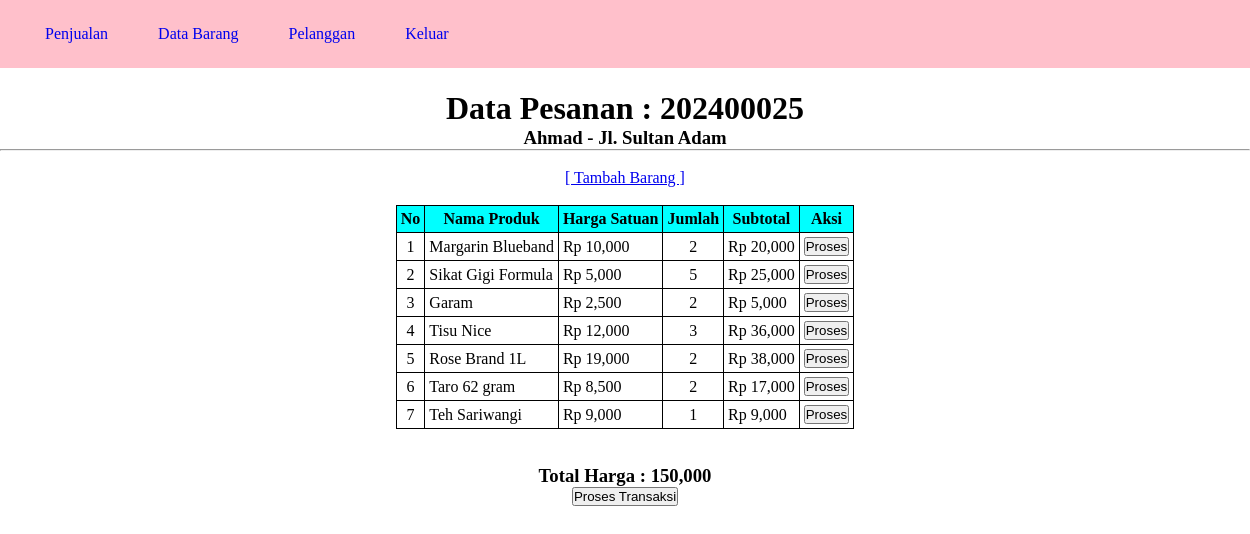
The page /keranjang.php?idPenjualan=202400025 (signed in) on the database its author committed.
### tables this page shows
CREATE TABLE `penjualan` (
  `PenjualanID` int(11) NOT NULL,
  `TanggalPenjualan` timestamp NOT NULL DEFAULT current_timestamp(),
  `TotalHarga` decimal(10,2) NOT NULL,
  `PelangganID` int(11) NOT NULL
);

CREATE TABLE `pelanggan` (
  `PelangganID` int(11) NOT NULL,
  `NamaPelanggan` varchar(30) NOT NULL,
  `Alamat` text NOT NULL,
  `NomorTelepon` varchar(15) NOT NULL
);

CREATE TABLE `detailpenjualan` (
  `DetailID` int(11) NOT NULL,
  `PenjualanID` int(11) NOT NULL,
  `ProdukID` int(11) NOT NULL,
  `JumlahProduk` int(11) NOT NULL,
  `Subtotal` decimal(10,2) NOT NULL
);

CREATE TABLE `produk` (
  `ProdukID` int(11) NOT NULL,
  `NamaProduk` varchar(50) NOT NULL,
  `Harga` decimal(10,2) NOT NULL,
  `Stok` int(11) NOT NULL
);

### keranjang.php (the view, shortened to what this page needs)
<?php
include "function.php";
 if(isset($_GET['idPenjualan'])){
        $idPenjualan=$_GET['idPenjualan'];
        $pelanggan="select*from pelanggan inner join penjualan on
        pelanggan.PelangganID=penjualan.PelangganID and
        PenjualanID='$idPenjualan'";
        $tampil=mysqli_query($koneksi,$pelanggan);
        $data=mysqli_fetch_array($tampil);
        $np=$data['NamaPelanggan'];
        $alamat=$data['Alamat'];
    }
    else{
        header('location:index.php');
    }
?>
<!DOCTYPE html>
<html>
<head>
	<link rel="stylesheet" type="text/css" href="style.css">
</head>
<body>
<nav>
     <ul>
     	<li><a href="index.php">Penjualan</a></li>
        <li><a href="inputbarang.php">Data Barang</a></li>
        <li><a href="pelanggan.php">Pelanggan</a></li>
        <li><a href="logout.php">Keluar</a></li>
     </ul>
</nav>
<br>
<center>
<h1>Data Pesanan  : <?=$idPenjualan;?></h1>
<h3><?=$np;?> - <?=$alamat;?></h3>
</center>
<hr>
<br>
<center>
<a href="tambahkeranjang.php?idPenjualan=<?=$idPenjualan;?>">[ Tambah Barang ]</a>
<br><br>
<table border="1" align="center">
    <tr>
        <th>No</th>
        <th>Nama Produk</th>
        <th>Harga Satuan</th>
        <th>Jumlah</th>
        <th>Subtotal</th>
        <th>Aksi</th>
    </tr>
    <?php
        $i=1;
        $total=0;
        $tampil="select*from detailpenjualan inner join produk inner join
        penjualan on detailpenjualan.ProdukID=produk.ProdukID and
        detailpenjualan.PenjualanID=penjualan.PenjualanID and
        detailpenjualan.PenjualanID='$idPenjualan'";
        $hasil=mysqli_query($koneksi,$tampil);
        while ($data=mysqli_fetch_array($hasil))
        {
            $nmp=$data['NamaProduk'];
            $harga=$data['Harga'];
            $jumlah=$data['JumlahProduk'];
            $sub=$data['Subtotal'];
            $subtotal=$harga*$jumlah;
            $total+=$subtotal;
        ?>
        <tr>
        <td align="center"><?=$i++;?></td>
        <td><?=$nmp;?></td>
        <td>Rp <?=number_format($harga);?></td>
        <td align="center"><?=$jumlah;?></td>
        <td>Rp <?=number_format($sub);?></td>
        <td>
            <form method="post">
            <button name="hitung">Proses</button>
	   </tr>
	<?php
	}
	?>
</table>
<br><br>
<h3>Total Harga  : <?=number_format($total);?></h3>
<button type="submit" name="transaksi">Proses Transaksi</button>
</center>
</body>
</html>

### style.css (style rules this page uses)
* { margin: 0; padding: 0; }
body { background: white; font-family: Calibri; }
ul { list-style: none; background:pink; padding: 0 20px; display: inline-table; width: 100%; font-family: Berlin Sans FB; }
ul li { float: left; }
ul li a { display: block; padding: 25px; text-decoration: none; }
th { border:1px solid black; border-collapse: collapse; padding: 4px; background-color: cyan; }
table, td { border:1px solid black; border-collapse: collapse; padding: 4px; }

### rows shown on the page
penjualan: PelangganID.NamaPelanggan "Ahmad", PelangganID.Alamat "Jl. Sultan Adam"
detailpenjualan: ProdukID.NamaProduk "Margarin Blueband", ProdukID.Harga "10,000", JumlahProduk "2", Subtotal "20,000"
detailpenjualan: ProdukID.NamaProduk "Sikat Gigi Formula", ProdukID.Harga "5,000", JumlahProduk "5", Subtotal "25,000"
detailpenjualan: ProdukID.NamaProduk "Garam", ProdukID.Harga "2,500", JumlahProduk "2", Subtotal "5,000"
detailpenjualan: ProdukID.NamaProduk "Tisu Nice", ProdukID.Harga "12,000", JumlahProduk "3", Subtotal "36,000"
detailpenjualan: ProdukID.NamaProduk "Rose Brand 1L", ProdukID.Harga "19,000", JumlahProduk "2", Subtotal "38,000"
detailpenjualan: ProdukID.NamaProduk "Taro 62 gram", ProdukID.Harga "8,500", JumlahProduk "2", Subtotal "17,000"
detailpenjualan: ProdukID.NamaProduk "Teh Sariwangi", ProdukID.Harga "9,000", JumlahProduk "1", Subtotal "9,000"

### other values the page prints
$idPenjualan "202400025"
$total "150,000"
